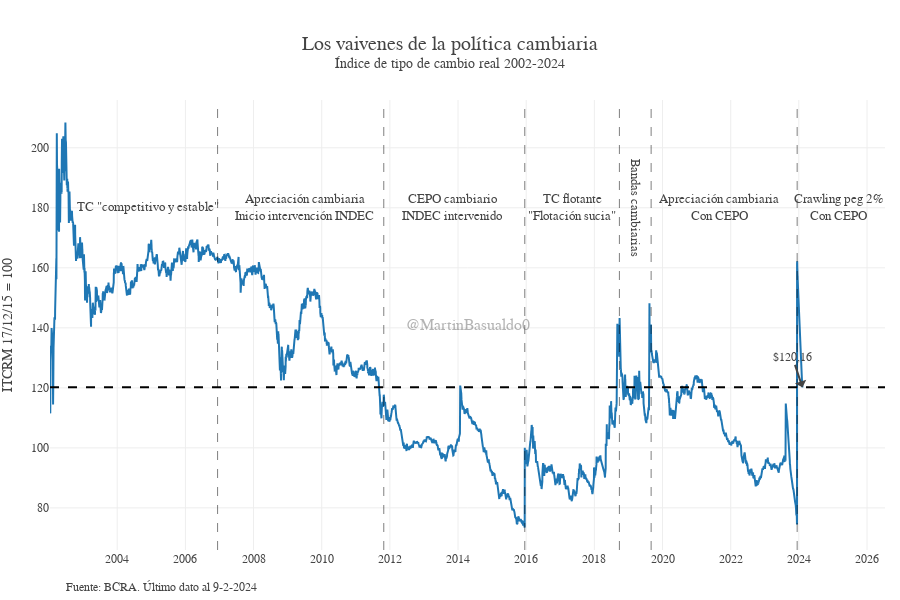

Here is the notebook cell this chart was saved with:
### Code cell
plot_brecha(df, anio_desde="2002")

### Figure 1 — Plotly figure (JSON) as saved in the notebook; plotly's stock layout.template omitted (floating-point values rounded to 4 significant figures; data arrays with more than 128 entries replaced by an {"elided": "..."} marker saying what was removed)
{"data": [{"mode": "lines", "name": "Tipo de cambio de equilibro", "type": "scatter", "x": {"elided": "5381 str values"}, "y": {"elided": "5381 float values"}}], "layout": {"annotations": [{"align": "left", "arrowhead": 1, "showarrow": true, "text": "$120,16", "x": "2024-02-09T00:00:00", "y": 120.2}, {"font": {"family": "georgia", "size": 13}, "showarrow": false, "text": "TC \"competitivo y estable\"", "x": "2004-12-1", "y": 180}, {"font": {"family": "georgia", "size": 13}, "showarrow": false, "text": "Apreciación cambiaria<br>Inicio intervención INDEC", "x": "2009-7-1", "y": 180}, {"font": {"family": "georgia", "size": 13}, "showarrow": false, "text": "CEPO cambiario<br>INDEC intervenido", "x": "2013-11-1", "y": 180}, {"font": {"family": "georgia", "size": 13}, "showarrow": false, "text": "TC flotante<br>\"Flotación sucia\"", "x": "2017-5-1", "y": 180}, {"font": {"family": "georgia", "size": 13}, "showarrow": false, "text": "Bandas cambiarias", "textangle": 90, "x": "2019-03-1", "y": 180}, {"font": {"family": "georgia", "size": 13}, "showarrow": false, "text": "Apreciación cambiaria<br>Con CEPO", "x": "2021-9-1", "y": 180}, {"font": {"family": "georgia", "size": 13}, "showarrow": false, "text": "Crawling peg 2%<br>Con CEPO", "x": "2025-3-1", "y": 180}, {"font": {"size": 12}, "showarrow": false, "text": "Fuente: BCRA. Último dato al 9-2-2024", "x": 0.25, "xanchor": "right", "xref": "paper", "xshift": 0, "y": -0.1, "yanchor": "auto", "yref": "paper", "yshift": 0}, {"font": {"family": "arial", "size": 16}, "opacity": 0.4, "showarrow": false, "text": "@MartinBasualdo0", "x": 0.5, "xref": "paper", "y": 0.5, "yref": "paper"}], "font": {"family": "georgia"}, "height": 600, "legend": {"orientation": "h", "x": 0.15, "xanchor": "left", "y": 1.05, "yanchor": "top"}, "margin": {"b": 50, "l": 50, "r": 15}, "separators": ",.", "shapes": [{"line": {"color": "Black", "dash": "dash", "width": 1}, "opacity": 0.5, "type": "line", "x0": "2006-12-12", "x1": "2006-12-12", "xref": "x", "y0": 0, "y1": 1, "yref": "y domain"}, {"line": {"color": "Black", "dash": "dash", "width": 1}, "opacity": 0.5, "type": "line", "x0": "2011-10-28", "x1": "2011-10-28", "xref": "x", "y0": 0, "y1": 1, "yref": "y domain"}, {"line": {"color": "Black", "dash": "dash", "width": 1}, "opacity": 0.5, "type": "line", "x0": "2015-12-17", "x1": "2015-12-17", "xref": "x", "y0": 0, "y1": 1, "yref": "y domain"}, {"line": {"color": "Black", "dash": "dash", "width": 1}, "opacity": 0.5, "type": "line", "x0": "2018-09-26", "x1": "2018-09-26", "xref": "x", "y0": 0, "y1": 1, "yref": "y domain"}, {"line": {"color": "Black", "dash": "dash", "width": 1}, "opacity": 0.5, "type": "line", "x0": "2019-09-01", "x1": "2019-09-01", "xref": "x", "y0": 0, "y1": 1, "yref": "y domain"}, {"line": {"color": "Black", "dash": "dash", "width": 1}, "opacity": 0.5, "type": "line", "x0": "2023-12-14", "x1": "2023-12-14", "xref": "x", "y0": 0, "y1": 1, "yref": "y domain"}, {"line": {"dash": "dash"}, "type": "line", "x0": 0, "x1": 1, "xref": "x domain", "y0": 120.2, "y1": 120.2, "yref": "y"}], "title": {"font": {"size": 20}, "text": "Los vaivenes de la política cambiaria<br><sup>Índice de tipo de cambio real 2002-2024"}, "width": 900, "xaxis": {"nticks": 15, "showgrid": true}, "yaxis": {"title": {"text": "ITCRM 17/12/15 = 100"}, "zeroline": false}}}
